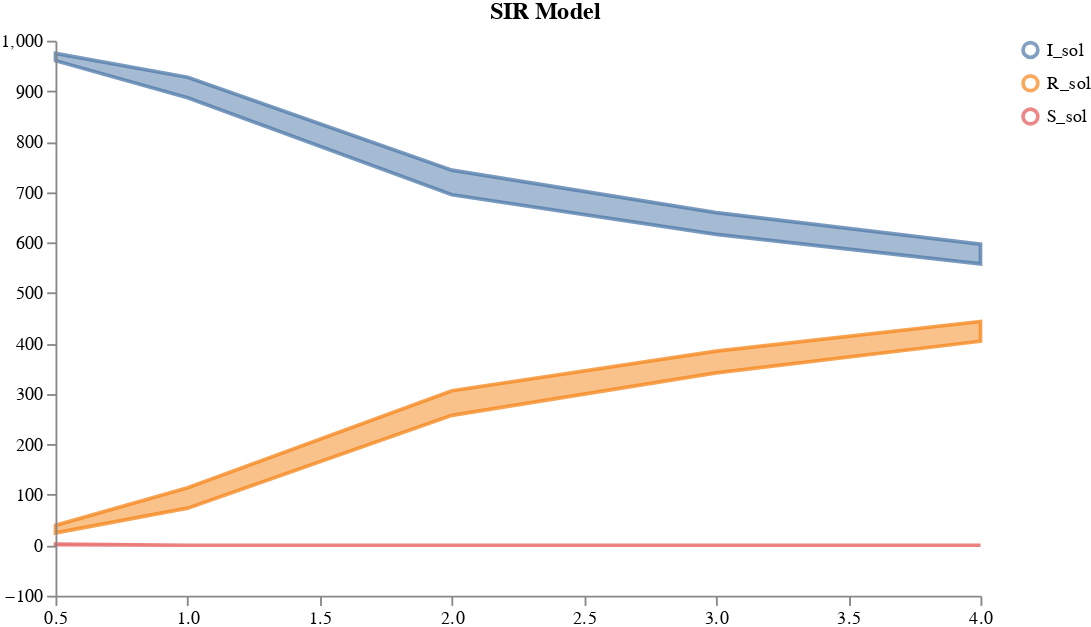

The code cell stored with this chart in its notebook:
### Code cell
plots.ipy_display(result["visual"])

### Figure 1 — Vega specification as saved in the notebook (floating-point values rounded to 4 significant figures)
{"$schema": "https://vega.github.io/schema/vega/v5.json", "axes": [{"name": "x_axis", "orient": "bottom", "scale": "xscale", "zindex": 100}, {"name": "y_axis", "orient": "left", "scale": "yscale", "zindex": 100}], "data": [{"name": "distributions", "values": [{"lower": 960.4, "timepoint": 0.5, "trajectory": "I_sol", "upper": 974.8}, {"lower": 887.1, "timepoint": 1, "trajectory": "I_sol", "upper": 927.5}, {"lower": 694.7, "timepoint": 2, "trajectory": "I_sol", "upper": 743.4}, {"lower": 616.1, "timepoint": 3, "trajectory": "I_sol", "upper": 659.4}, {"lower": 557.5, "timepoint": 4, "trajectory": "I_sol", "upper": 596.6}, {"lower": 24.46, "timepoint": 0.5, "trajectory": "R_sol", "upper": 39.39}, {"lower": 73.49, "timepoint": 1, "trajectory": "R_sol", "upper": 113.9}, {"lower": 257.5, "timepoint": 2, "trajectory": "R_sol", "upper": 306.3}, {"lower": 341.6, "timepoint": 3, "trajectory": "R_sol", "upper": 384.9}, {"lower": 404.4, "timepoint": 4, "trajectory": "R_sol", "upper": 443.5}, {"lower": 1.149, "timepoint": 0.5, "trajectory": "S_sol", "upper": 2.403}, {"lower": 3.128e-06, "timepoint": 1, "trajectory": "S_sol", "upper": 1.126e-05}, {"lower": -4.007e-10, "timepoint": 2, "trajectory": "S_sol", "upper": 4.527e-10}, {"lower": -8.408e-10, "timepoint": 3, "trajectory": "S_sol", "upper": -4.611e-11}, {"lower": -5.936e-10, "timepoint": 4, "trajectory": "S_sol", "upper": 7.363e-10}]}, {"name": "traces", "transform": [{"expr": "isValid(datum.value)", "type": "filter"}], "values": []}, {"name": "points", "values": []}, {"name": "markers", "values": []}, {"name": "selected", "on": [{"remove": true, "trigger": "clear"}, {"remove": true, "trigger": "!shift"}, {"insert": "clicked", "trigger": "!shift && clicked"}, {"toggle": "clicked", "trigger": "shift && clicked"}]}], "height": 300, "legends": [{"encode": {"labels": {"interactive": true, "name": "legendLabel", "update": {"opacity": [{"test": "!length(data('selected')) || indata('selected', 'value', datum.value)", "value": 1}, {"value": 0.25}]}}, "symbols": {"interactive": true, "name": "legendSymbol", "update": {"fill": {"value": "transparent"}, "opacity": [{"test": "!length(data('selected')) || indata('selected', 'value', datum.value)", "value": 0.7}, {"value": 0.15}], "size": {"value": 64}, "strokeWidth": {"value": 2}}}}, "name": "color_legend", "stroke": "color"}], "marks": [{"from": {"facet": {"data": "points", "groupby": "trajectory", "name": "points_split"}}, "marks": [{"encode": {"hover": {"fillOpacity": {"value": 0.9}}, "update": {"fill": {"field": "trajectory", "scale": "color"}, "fillOpacity": [{"test": "!length(data('selected')) || indata('selected', 'value', datum.trajectory)", "value": 0.5}, {"value": 0.15}], "size": {"value": 10}, "stroke": {"field": "trajectory", "scale": "color"}, "strokeOpacity": [{"test": "!length(data('selected')) || indata('selected', 'value', datum.trajectory)", "value": 0.75}, {"value": 0.15}], "strokeWidth": {"value": 2}, "tooltip": {"field": "value"}, "x": {"field": "timepoint", "scale": "xscale"}, "y": {"field": "value", "scale": "yscale"}}}, "from": {"data": "points"}, "name": "_points_symbol", "type": "symbol", "zindex": 3}, {"encode": {"hover": {"fillOpacity": {"value": 0.9}}, "update": {"interpolate": {"value": "linear"}, "stroke": {"field": "trajectory", "scale": "color"}, "strokeOpacity": [{"test": "!length(data('selected')) || indata('selected', 'value', datum.trajectory)", "value": 0.3}, {"value": 0.1}], "strokeWidth": {"value": 2}, "x": {"field": "timepoint", "scale": "xscale"}, "y": {"field": "value", "scale": "yscale"}}}, "from": {"data": "points"}, "name": "_points_line", "type": "line", "zindex": 3}], "name": "_points", "type": "group", "zindex": 3}, {"from": {"facet": {"data": "traces", "groupby": "trajectory", "name": "traces_split"}}, "marks": [{"encode": {"hover": {"fillOpacity": {"value": 0.9}}, "update": {"interpolate": {"value": "linear"}, "stroke": {"field": "trajectory", "scale": "color"}, "strokeOpacity": [{"test": "!length(data('selected')) || indata('selected', 'value', datum.trajectory)", "value": 0.75}, {"value": 0.15}], "strokeWidth": {"value": 2}, "x": {"field": "timepoint", "scale": "xscale"}, "y": {"field": "value", "scale": "yscale"}}}, "from": {"data": "traces_split"}, "name": "_traces_lines", "type": "line"}], "name": "_traces", "type": "group", "zindex": 2}, {"from": {"facet": {"data": "distributions", "groupby": "trajectory", "name": "trajectory_split"}}, "marks": [{"encode": {"hover": {"fillOpacity": {"value": 0.9}}, "update": {"fill": {"field": "trajectory", "scale": "color"}, "fillOpacity": [{"test": "!length(data('selected')) || indata('selected', 'value', datum.trajectory)", "value": 0.5}, {"value": 0.15}], "interpolate": {"value": "linear"}, "stroke": {"field": "trajectory", "scale": "color"}, "strokeOpacity": [{"test": "!length(data('selected')) || indata('selected', 'value', datum.trajectory)", "value": 0.75}, {"value": 0.15}], "strokeWidth": {"value": 2}, "x": {"field": "timepoint", "scale": "xscale"}, "y": {"field": "upper", "scale": "yscale"}, "y2": {"field": "lower", "scale": "yscale"}}}, "from": {"data": "trajectory_split"}, "type": "area"}], "name": "_distributions", "type": "group", "zindex": 1}, {"marks": [{"encode": {"enter": {"stroke": {"value": "lightgray"}}, "update": {"opacity": {"value": 1}, "x": {"field": "timepoint", "scale": "xscale"}, "y": {"signal": "height"}, "y2": {"value": 0}}}, "from": {"data": "markers"}, "name": "_marker text", "type": "rule"}, {"encode": {"enter": {"fontSize": {"value": 8}, "text": {"field": "datum.label"}, "y": {"value": 0}}}, "from": {"data": "_marker text"}, "name": "_marker flags", "transform": [{"as": ["x", "_y", "opacity", "align", "baseline"], "lineAnchor": "start", "offset": [1], "size": {"signal": "[width, height]"}, "type": "label"}], "type": "text"}], "name": "_markers", "type": "group"}], "scales": [{"domain": {"fields": [{"data": "distributions", "field": "timepoint"}, {"data": "traces", "field": "timepoint"}, {"data": "points", "field": "timepoint"}, {"data": "markers", "field": "timepoint"}]}, "name": "xscale", "range": "width", "type": "linear", "zero": false}, {"domain": {"fields": [{"data": "distributions", "field": "lower"}, {"data": "distributions", "field": "upper"}, {"data": "traces", "field": "value"}, {"data": "points", "field": "value"}]}, "name": "yscale", "nice": true, "range": "height", "type": "linear", "zero": true}, {"domain": {"fields": [{"data": "distributions", "field": "trajectory"}, {"data": "traces", "field": "trajectory"}, {"data": "points", "field": "trajectory"}]}, "name": "color", "range": "category", "type": "ordinal"}], "signals": [{"name": "clear", "on": [{"events": "mouseup[!event.item]", "force": true, "update": "true"}], "value": true}, {"name": "shift", "on": [{"events": "@legendSymbol:click, @legendLabel:click", "force": true, "update": "event.shiftKey"}], "value": false}, {"name": "clicked", "on": [{"events": "@legendSymbol:click, @legendLabel:click", "force": true, "update": "{value: datum.value}"}], "value": null}], "title": "SIR Model", "width": 500}
